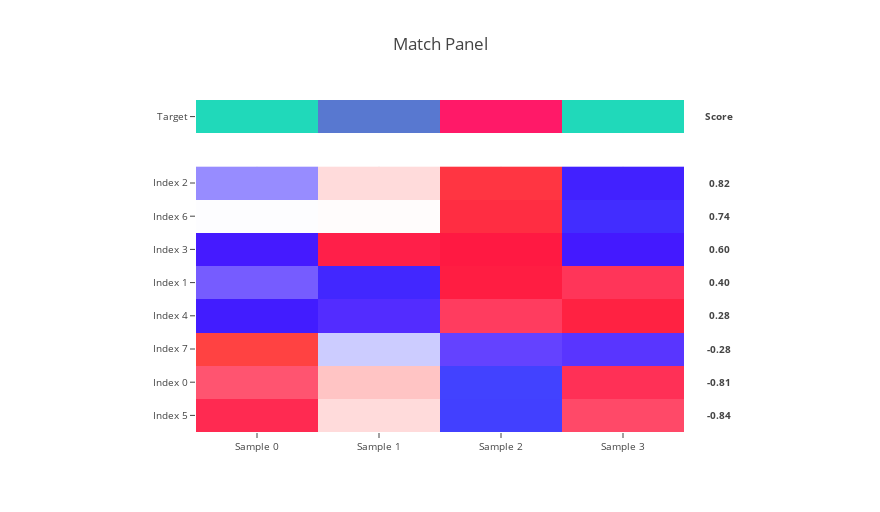

Write notebook code for a chart like this one.
### Code cell
target = [
    0,
    2,
    8,
    0,
]

target = pd.Series(
    target, 
    index=('Sample {}'.format(i) for i in range(len(target))),
)

n_row = 8

features = pd.DataFrame(
    np.random.random_sample(size=(
        n_row,
        target.size,
    )),
    index=('Index {}'.format(i) for i in range(n_row)),
    columns=target.index,
)

score_moe_p_value_fdr = make_match_panel(
    target,
    features,
    target_ascending=None,
    target_type='categorical',
)

score_moe_p_value_fdr

### Figure 1 — Plotly figure (JSON) as saved in the notebook; plotly's stock layout.template omitted (floating-point values rounded to 4 significant figures; data arrays with more than 128 entries replaced by an {"elided": "..."} marker saying what was removed)
{"data": [{"colorscale": [[0, "#20d9ba"], [0.5, "#9017e6"], [1, "#ff1968"]], "showscale": false, "text": [["Sample 0", "Sample 1", "Sample 2", "Sample 3"]], "type": "heatmap", "uid": "0306a6ea-447c-488c-a270-36b90a9d7271", "x": ["Sample 0", "Sample 1", "Sample 2", "Sample 3"], "y": ["Target"], "yaxis": "y2", "z": [[0, 2, 8, 0]]}, {"colorscale": {"elided": "256x2 mixed values"}, "showscale": false, "type": "heatmap", "uid": "3b7f2ffd-ebae-40fe-a99b-a27f7d39b040", "x": ["Sample 0", "Sample 1", "Sample 2", "Sample 3"], "y": ["Index 5", "Index 0", "Index 7", "Index 4", "Index 1", "Index 3", "Index 6", "Index 2"], "yaxis": "y", "z": [[0.8641, 0.1525, -1.673, 0.6564], [0.6214, 0.2533, -1.696, 0.8211], [1.692, -0.2216, -0.6822, -0.7885], [-1.108, -0.8517, 0.7278, 1.232], [-0.5992, -1.319, 1.135, 0.7827], [-0.9944, 0.9456, 1.053, -1.004], [-0.008579, 0.00825, 1.414, -1.414], [-0.4528, 0.1502, 1.516, -1.214]], "zmax": 1.692, "zmin": -1.696}], "layout": {"annotations": [{"font": {"size": 9.6}, "showarrow": false, "text": "<b>Score</b>", "width": 64, "x": 1.002, "xanchor": "left", "xref": "paper", "y": 0.95, "yanchor": "middle", "yref": "paper"}, {"font": {"size": 9.6}, "showarrow": false, "text": "<b>0.82</b>", "width": 64, "x": 1.002, "xanchor": "left", "xref": "paper", "y": 0.75, "yanchor": "middle", "yref": "paper"}, {"font": {"size": 9.6}, "showarrow": false, "text": "<b>0.74</b>", "width": 64, "x": 1.002, "xanchor": "left", "xref": "paper", "y": 0.65, "yanchor": "middle", "yref": "paper"}, {"font": {"size": 9.6}, "showarrow": false, "text": "<b>0.60</b>", "width": 64, "x": 1.002, "xanchor": "left", "xref": "paper", "y": 0.55, "yanchor": "middle", "yref": "paper"}, {"font": {"size": 9.6}, "showarrow": false, "text": "<b>0.40</b>", "width": 64, "x": 1.002, "xanchor": "left", "xref": "paper", "y": 0.45, "yanchor": "middle", "yref": "paper"}, {"font": {"size": 9.6}, "showarrow": false, "text": "<b>0.28</b>", "width": 64, "x": 1.002, "xanchor": "left", "xref": "paper", "y": 0.35, "yanchor": "middle", "yref": "paper"}, {"font": {"size": 9.6}, "showarrow": false, "text": "<b>-0.28</b>", "width": 64, "x": 1.002, "xanchor": "left", "xref": "paper", "y": 0.25, "yanchor": "middle", "yref": "paper"}, {"font": {"size": 9.6}, "showarrow": false, "text": "<b>-0.81</b>", "width": 64, "x": 1.002, "xanchor": "left", "xref": "paper", "y": 0.15, "yanchor": "middle", "yref": "paper"}, {"font": {"size": 9.6}, "showarrow": false, "text": "<b>-0.84</b>", "width": 64, "x": 1.002, "xanchor": "left", "xref": "paper", "y": 0.05, "yanchor": "middle", "yref": "paper"}], "height": 512, "margin": {"l": 196, "r": 196}, "title": "Match Panel", "width": 880, "xaxis": {"anchor": "y", "tickfont": {"size": 9.6}}, "yaxis": {"domain": [0, 0.8], "dtick": 1, "tickfont": {"size": 9.6}}, "yaxis2": {"domain": [0.9, 1], "tickfont": {"size": 9.6}}}}
